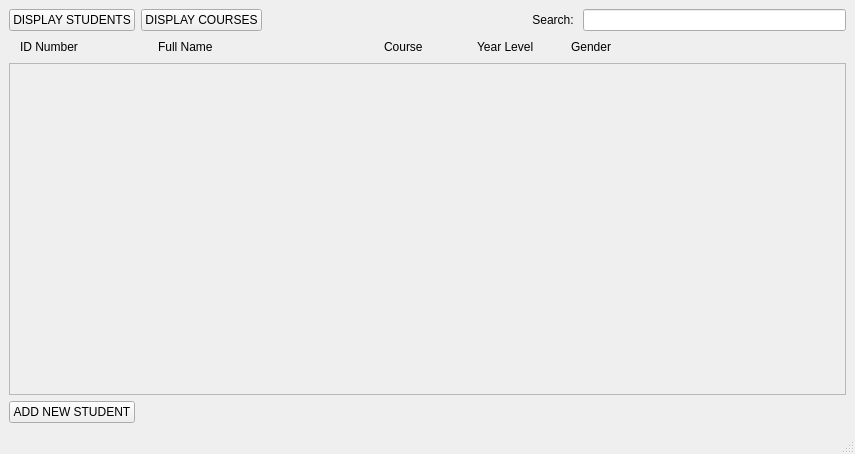
<?xml version="1.0" encoding="UTF-8"?>
<ui version="4.0">
 <class>MainWindow</class>
 <widget class="QMainWindow" name="MainWindow">
  <property name="geometry">
   <rect>
    <x>0</x>
    <y>0</y>
    <width>855</width>
    <height>454</height>
   </rect>
  </property>
  <property name="windowTitle">
   <string>MainWindow</string>
  </property>
  <widget class="QWidget" name="centralwidget">
   <layout class="QGridLayout" name="gridLayout">
    <item row="0" column="0">
     <layout class="QVBoxLayout" name="verticalLayout_2">
      <item>
       <layout class="QHBoxLayout" name="horizontalLayout_5">
        <item>
         <widget class="QPushButton" name="btn_displayStudents">
          <property name="text">
           <string>DISPLAY STUDENTS</string>
          </property>
         </widget>
        </item>
        <item>
         <widget class="QPushButton" name="btn_displayCourses">
          <property name="text">
           <string>DISPLAY COURSES</string>
          </property>
         </widget>
        </item>
        <item>
         <spacer name="horizontalSpacer">
          <property name="orientation">
           <enum>Qt::Horizontal</enum>
          </property>
          <property name="sizeHint" stdset="0">
           <size>
            <width>40</width>
            <height>20</height>
           </size>
          </property>
         </spacer>
        </item>
        <item>
         <widget class="QLabel" name="label">
          <property name="text">
           <string>Search: </string>
          </property>
          <property name="alignment">
           <set>Qt::AlignRight|Qt::AlignTrailing|Qt::AlignVCenter</set>
          </property>
         </widget>
        </item>
        <item>
         <widget class="QLineEdit" name="fld_searchBar"/>
        </item>
       </layout>
      </item>
      <item>
       <layout class="QHBoxLayout" name="horizontalLayout_2" stretch="3,5,2,2,2,4">
        <property name="leftMargin">
         <number>11</number>
        </property>
        <property name="rightMargin">
         <number>11</number>
        </property>
        <item>
         <widget class="QLabel" name="lbl_hdr_idnum">
          <property name="text">
           <string>ID Number</string>
          </property>
         </widget>
        </item>
        <item>
         <widget class="QLabel" name="lbl_hdr_name">
          <property name="text">
           <string>Full Name</string>
          </property>
         </widget>
        </item>
        <item>
         <widget class="QLabel" name="lbl_hhr_course">
          <property name="text">
           <string>Course</string>
          </property>
         </widget>
        </item>
        <item>
         <widget class="QLabel" name="lbl_hdr_yrlvl">
          <property name="text">
           <string>Year Level</string>
          </property>
         </widget>
        </item>
        <item>
         <widget class="QLabel" name="lbl_hdr_gender">
          <property name="text">
           <string>Gender</string>
          </property>
         </widget>
        </item>
        <item>
         <spacer name="horizontalSpacer_3">
          <property name="orientation">
           <enum>Qt::Horizontal</enum>
          </property>
          <property name="sizeHint" stdset="0">
           <size>
            <width>40</width>
            <height>20</height>
           </size>
          </property>
         </spacer>
        </item>
       </layout>
      </item>
      <item>
       <widget class="QScrollArea" name="scrollArea">
        <property name="widgetResizable">
         <bool>true</bool>
        </property>
        <widget class="QWidget" name="scrollAreaWidgetContents_7">
         <property name="geometry">
          <rect>
           <x>0</x>
           <y>0</y>
           <width>833</width>
           <height>322</height>
          </rect>
         </property>
        </widget>
       </widget>
      </item>
      <item>
       <layout class="QHBoxLayout" name="horizontalLayout_7">
        <item>
         <widget class="QPushButton" name="btn_addStudent">
          <property name="text">
           <string>ADD NEW STUDENT</string>
          </property>
         </widget>
        </item>
        <item>
         <spacer name="horizontalSpacer_2">
          <property name="orientation">
           <enum>Qt::Horizontal</enum>
          </property>
          <property name="sizeHint" stdset="0">
           <size>
            <width>40</width>
            <height>20</height>
           </size>
          </property>
         </spacer>
        </item>
       </layout>
      </item>
     </layout>
    </item>
   </layout>
  </widget>
  <widget class="QStatusBar" name="statusbar"/>
 </widget>
 <resources/>
 <connections/>
</ui>
